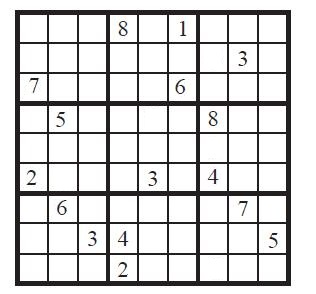
#> input picture Object Detection Pratices/data/sudoku.jpg, 316 x 294 px
$ python 'köşeAlgılama.py'
#> lines starting #> are read from the running program, lines starting #| are printed output that depends on the picture; after the words box and inside, x2 and y2 are one past the last pixel; in counts of white or black regions, pixels touching at a corner belong together
import cv2
import numpy as np

img = cv2.imread('data/sudoku.jpg',0)
#> img: shape (294, 316); min 1, max 255, mean 214
img = np.float32(img)

#harris corner detection
dst = cv2.cornerHarris(img,blockSize=2,ksize=3,k=0.05)
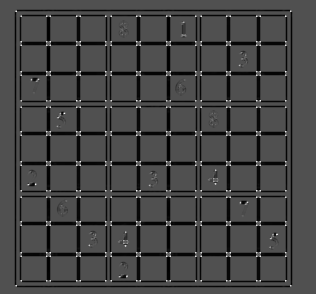
#> dst: shape (294, 316) float32; min -132003424, max 284405856, mean -17549770; drawn with min black and max white

#Genişletme (dts temsil ettiği yerleri genişlet)
dst2 = cv2.dilate(dst,None,iterations=2)
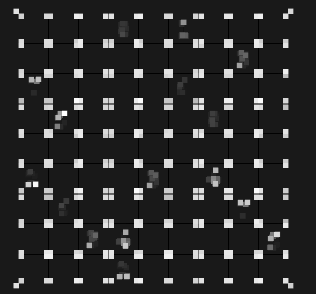
#> dst2: shape (294, 316) float32; min -31540394, max 284405856, mean 21351756; drawn with min black and max white
dst2[dst>0.2*dst.max()] = 1
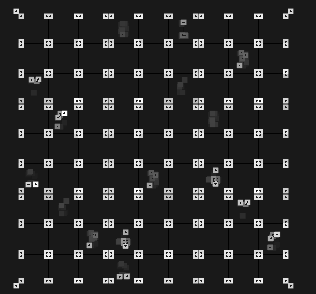
#> dst2: shape (294, 316) float32; 1.18% of pixels changed, all inside (x1, y1, x2, y2) = (15, 10, 292, 287); drawn with min black and max white

#shi tomsai detection
corners = cv2.goodFeaturesToTrack(img,100,0.01,10)
#> corners = 100 rows, first 8: [37, 79], [246, 202], [259, 100], [139, 100], [76, 100], [229, 190], [76, 190], [169, 252]
corners = np.int64(corners)
for i in corners:
    x,y = i.ravel()
    cv2.circle(img,(x,y),3,(0,0,0),cv2.FILLED)
#> this loop made 100 passes
#> (x, y) on passes 1 to 12: (37, 79), (246, 202), (259, 100), (139, 100), (76, 100), (229, 190), (76, 190), (169, 252), (49, 252), (259, 280), (139, 280), (76, 280)
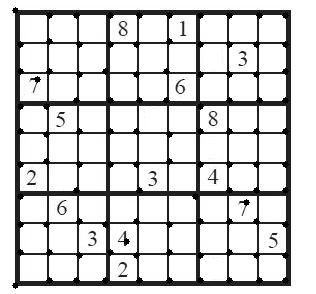
#> img: shape (294, 316) float32; min 0, max 255, mean 210
cv2.imshow('img',dst)
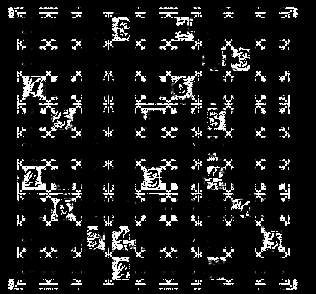
#> window 'img': shape (294, 316); min 0, max 255, mean 26.4
cv2.waitKey(0)

"""
Köşe tespiti için kullanılan basit bir algoritma. Burada sudokunun köşelerini tespit etmek için cornerHarris fonksiyonu kullandık.
cv2.dilate görüntüdeki nesnelerin genişliğini arttırmak için kullanılır.
"""
